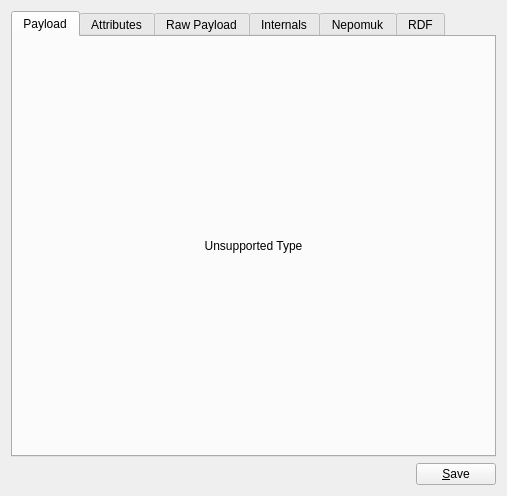
<?xml version="1.0" encoding="UTF-8"?>
<ui version="4.0">
 <class>ContentViewWidget</class>
 <widget class="QWidget" name="ContentViewWidget">
  <property name="geometry">
   <rect>
    <x>0</x>
    <y>0</y>
    <width>507</width>
    <height>496</height>
   </rect>
  </property>
  <layout class="QGridLayout">
   <item row="0" column="0" colspan="2">
    <widget class="KTabWidget" name="mainTabWidget">
     <property name="currentIndex">
      <number>0</number>
     </property>
     <widget class="QWidget" name="tab">
      <attribute name="title">
       <string>Payload</string>
      </attribute>
      <layout class="QVBoxLayout">
       <property name="margin">
        <number>0</number>
       </property>
       <item>
        <widget class="QStackedWidget" name="stack">
         <property name="frameShadow">
          <enum>QFrame::Sunken</enum>
         </property>
         <property name="currentIndex">
          <number>0</number>
         </property>
         <widget class="QWidget" name="unsupportedTypePage">
          <layout class="QVBoxLayout">
           <property name="margin">
            <number>0</number>
           </property>
           <item>
            <widget class="QLabel" name="unsupportedType">
             <property name="text">
              <string>Unsupported Type</string>
             </property>
             <property name="alignment">
              <set>Qt::AlignCenter</set>
             </property>
            </widget>
           </item>
          </layout>
         </widget>
         <widget class="QWidget" name="contactViewPage">
          <layout class="QVBoxLayout" name="verticalLayout_3">
           <item>
            <widget class="Akonadi::ContactViewer" name="contactView" native="true"/>
           </item>
          </layout>
         </widget>
         <widget class="QWidget" name="contactGroupViewPage">
          <layout class="QVBoxLayout" name="verticalLayout_4">
           <item>
            <widget class="Akonadi::ContactGroupViewer" name="contactGroupView" native="true"/>
           </item>
          </layout>
         </widget>
         <widget class="QWidget" name="incidenceViewPage">
          <layout class="QVBoxLayout">
           <property name="margin">
            <number>0</number>
           </property>
           <item>
            <widget class="Akonadi::KCalItemBrowser" name="incidenceView"/>
           </item>
          </layout>
         </widget>
        </widget>
       </item>
      </layout>
     </widget>
     <widget class="QWidget" name="tab_4">
      <attribute name="title">
       <string>Attributes</string>
      </attribute>
      <layout class="QGridLayout">
       <item row="0" column="0" colspan="3">
        <widget class="QTreeView" name="attrView">
         <property name="rootIsDecorated">
          <bool>false</bool>
         </property>
        </widget>
       </item>
       <item row="1" column="0">
        <widget class="KLineEdit" name="attrName">
         <property name="clickMessage">
          <string>New Attribute</string>
         </property>
        </widget>
       </item>
       <item row="1" column="1">
        <widget class="KPushButton" name="attrAddButton">
         <property name="text">
          <string>&amp;Add</string>
         </property>
        </widget>
       </item>
       <item row="1" column="2">
        <widget class="KPushButton" name="attrDeleteButton">
         <property name="text">
          <string>&amp;Delete</string>
         </property>
        </widget>
       </item>
      </layout>
     </widget>
     <widget class="QWidget" name="tab_2">
      <attribute name="title">
       <string>Raw Payload</string>
      </attribute>
      <layout class="QGridLayout">
       <property name="margin">
        <number>0</number>
       </property>
       <item row="0" column="0" colspan="2">
        <widget class="QTextEdit" name="dataView">
         <property name="lineWrapMode">
          <enum>QTextEdit::NoWrap</enum>
         </property>
         <property name="acceptRichText">
          <bool>false</bool>
         </property>
        </widget>
       </item>
      </layout>
     </widget>
     <widget class="QWidget" name="tab_3">
      <attribute name="title">
       <string>Internals</string>
      </attribute>
      <layout class="QGridLayout">
       <item row="0" column="0">
        <layout class="QHBoxLayout">
         <item>
          <widget class="QLabel" name="label_2">
           <property name="text">
            <string>Unique ID:</string>
           </property>
          </widget>
         </item>
         <item>
          <widget class="QLabel" name="id">
           <property name="sizePolicy">
            <sizepolicy hsizetype="Preferred" vsizetype="Preferred">
             <horstretch>1</horstretch>
             <verstretch>0</verstretch>
            </sizepolicy>
           </property>
           <property name="text">
            <string>0</string>
           </property>
          </widget>
         </item>
        </layout>
       </item>
       <item row="1" column="0">
        <layout class="QHBoxLayout">
         <item>
          <widget class="QLabel" name="label_4">
           <property name="text">
            <string>Remote ID:</string>
           </property>
           <property name="buddy">
            <cstring>remoteId</cstring>
           </property>
          </widget>
         </item>
         <item>
          <widget class="KLineEdit" name="remoteId"/>
         </item>
        </layout>
       </item>
       <item row="2" column="0">
        <layout class="QHBoxLayout">
         <item>
          <widget class="QLabel" name="label_3">
           <property name="text">
            <string>Revision:</string>
           </property>
          </widget>
         </item>
         <item>
          <widget class="QLabel" name="revision">
           <property name="sizePolicy">
            <sizepolicy hsizetype="Preferred" vsizetype="Preferred">
             <horstretch>1</horstretch>
             <verstretch>0</verstretch>
            </sizepolicy>
           </property>
           <property name="text">
            <string>0</string>
           </property>
          </widget>
         </item>
        </layout>
       </item>
       <item row="3" column="0">
        <layout class="QHBoxLayout">
         <item>
          <widget class="QLabel" name="label_7">
           <property name="text">
            <string>Size:</string>
           </property>
          </widget>
         </item>
         <item>
          <widget class="QLabel" name="size">
           <property name="sizePolicy">
            <sizepolicy hsizetype="Preferred" vsizetype="Preferred">
             <horstretch>1</horstretch>
             <verstretch>0</verstretch>
            </sizepolicy>
           </property>
           <property name="text">
            <string>0</string>
           </property>
          </widget>
         </item>
        </layout>
       </item>
       <item row="4" column="0">
        <layout class="QHBoxLayout">
         <item>
          <widget class="QLabel" name="label_5">
           <property name="text">
            <string>Last modification time:</string>
           </property>
          </widget>
         </item>
         <item>
          <widget class="QLabel" name="modificationtime">
           <property name="sizePolicy">
            <sizepolicy hsizetype="Preferred" vsizetype="Preferred">
             <horstretch>1</horstretch>
             <verstretch>0</verstretch>
            </sizepolicy>
           </property>
           <property name="text">
            <string>0</string>
           </property>
          </widget>
         </item>
        </layout>
       </item>
       <item row="5" column="0">
        <layout class="QHBoxLayout">
         <item>
          <widget class="QLabel" name="label_6">
           <property name="text">
            <string>Mimetype:</string>
           </property>
          </widget>
         </item>
         <item>
          <widget class="QLabel" name="mimeType">
           <property name="sizePolicy">
            <sizepolicy hsizetype="Preferred" vsizetype="Preferred">
             <horstretch>1</horstretch>
             <verstretch>0</verstretch>
            </sizepolicy>
           </property>
           <property name="text">
            <string>invalid/invalid</string>
           </property>
          </widget>
         </item>
        </layout>
       </item>
       <item row="6" column="0">
        <widget class="KEditListBox" name="flags">
         <property name="sizePolicy">
          <sizepolicy hsizetype="Preferred" vsizetype="Preferred">
           <horstretch>0</horstretch>
           <verstretch>1</verstretch>
          </sizepolicy>
         </property>
         <property name="title">
          <string>Flags</string>
         </property>
         <property name="buttons">
          <set>KEditListBox::Add|KEditListBox::Remove</set>
         </property>
        </widget>
       </item>
      </layout>
     </widget>
     <widget class="QWidget" name="tab_5">
      <attribute name="title">
       <string>Nepomuk</string>
      </attribute>
      <layout class="QVBoxLayout" name="verticalLayout_2">
       <item>
        <widget class="QLabel" name="label">
         <property name="text">
          <string>Tags:</string>
         </property>
        </widget>
       </item>
       <item>
        <widget class="Nepomuk::TagWidget" name="tagWidget" native="true"/>
       </item>
       <item>
        <widget class="QLabel" name="label_8">
         <property name="text">
          <string>Rating:</string>
         </property>
        </widget>
       </item>
       <item>
        <widget class="KRatingWidget" name="ratingWidget">
         <property name="frameShape">
          <enum>QFrame::StyledPanel</enum>
         </property>
         <property name="frameShadow">
          <enum>QFrame::Raised</enum>
         </property>
        </widget>
       </item>
      </layout>
     </widget>
     <widget class="QWidget" name="nepomukTab">
      <attribute name="title">
       <string>RDF</string>
      </attribute>
      <layout class="QVBoxLayout" name="verticalLayout">
       <item>
        <layout class="QHBoxLayout" name="horizontalLayout">
         <item>
          <widget class="QLabel" name="label_9">
           <property name="text">
            <string>Class Name:</string>
           </property>
          </widget>
         </item>
         <item>
          <widget class="QLabel" name="rdfClassName">
           <property name="text">
            <string/>
           </property>
          </widget>
         </item>
         <item>
          <spacer name="horizontalSpacer">
           <property name="orientation">
            <enum>Qt::Horizontal</enum>
           </property>
           <property name="sizeHint" stdset="0">
            <size>
             <width>40</width>
             <height>20</height>
            </size>
           </property>
          </spacer>
         </item>
        </layout>
       </item>
       <item>
        <widget class="QTreeView" name="nepomukView">
         <property name="rootIsDecorated">
          <bool>false</bool>
         </property>
         <property name="allColumnsShowFocus">
          <bool>true</bool>
         </property>
        </widget>
       </item>
      </layout>
     </widget>
    </widget>
   </item>
   <item row="1" column="0">
    <spacer>
     <property name="orientation">
      <enum>Qt::Horizontal</enum>
     </property>
     <property name="sizeHint" stdset="0">
      <size>
       <width>40</width>
       <height>20</height>
      </size>
     </property>
    </spacer>
   </item>
   <item row="1" column="1">
    <widget class="KPushButton" name="saveButton">
     <property name="text">
      <string>&amp;Save</string>
     </property>
    </widget>
   </item>
  </layout>
 </widget>
 <customwidgets>
  <customwidget>
   <class>KEditListBox</class>
   <extends>QGroupBox</extends>
   <header>keditlistbox.h</header>
   <container>1</container>
  </customwidget>
  <customwidget>
   <class>KPushButton</class>
   <extends>QPushButton</extends>
   <header>kpushbutton.h</header>
  </customwidget>
  <customwidget>
   <class>KLineEdit</class>
   <extends>QLineEdit</extends>
   <header>klineedit.h</header>
  </customwidget>
  <customwidget>
   <class>KTabWidget</class>
   <extends>QTabWidget</extends>
   <header>ktabwidget.h</header>
   <container>1</container>
  </customwidget>
  <customwidget>
   <class>KTextBrowser</class>
   <extends>QTextBrowser</extends>
   <header>ktextbrowser.h</header>
  </customwidget>
  <customwidget>
   <class>Akonadi::KCalItemBrowser</class>
   <extends>KTextBrowser</extends>
   <header location="global">kcal/kcalitembrowser.h</header>
  </customwidget>
  <customwidget>
   <class>Nepomuk::TagWidget</class>
   <extends>QWidget</extends>
   <header location="global">nepomuk/kmetadatatagwidget.h</header>
   <container>1</container>
  </customwidget>
  <customwidget>
   <class>KRatingWidget</class>
   <extends>QFrame</extends>
   <header location="global">nepomuk/kratingwidget.h</header>
   <container>1</container>
  </customwidget>
  <customwidget>
   <class>Akonadi::ContactViewer</class>
   <extends>QWidget</extends>
   <header location="global">akonadi/contact/contactviewer.h</header>
   <container>1</container>
  </customwidget>
  <customwidget>
   <class>Akonadi::ContactGroupViewer</class>
   <extends>QWidget</extends>
   <header location="global">akonadi/contact/contactgroupviewer.h</header>
   <container>1</container>
  </customwidget>
 </customwidgets>
 <resources/>
 <connections/>
</ui>
